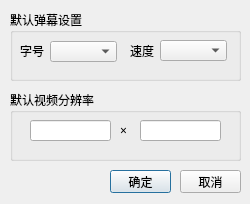
<?xml version="1.0" encoding="UTF-8"?>
<ui version="4.0">
 <class>Dialog_barrage_options</class>
 <widget class="QDialog" name="Dialog_barrage_options">
  <property name="geometry">
   <rect>
    <x>0</x>
    <y>0</y>
    <width>250</width>
    <height>204</height>
   </rect>
  </property>
  <property name="windowTitle">
   <string>弹幕首选项</string>
  </property>
  <widget class="QGroupBox" name="groupBox_barrageSettings">
   <property name="geometry">
    <rect>
     <x>10</x>
     <y>10</y>
     <width>231</width>
     <height>71</height>
    </rect>
   </property>
   <property name="font">
    <font>
     <family>微软雅黑</family>
    </font>
   </property>
   <property name="title">
    <string>默认弹幕设置</string>
   </property>
   <widget class="QLabel" name="label_textSize">
    <property name="geometry">
     <rect>
      <x>10</x>
      <y>30</y>
      <width>31</width>
      <height>21</height>
     </rect>
    </property>
    <property name="text">
     <string>字号</string>
    </property>
   </widget>
   <widget class="QComboBox" name="comboBox_textSize">
    <property name="geometry">
     <rect>
      <x>40</x>
      <y>31</y>
      <width>67</width>
      <height>21</height>
     </rect>
    </property>
   </widget>
   <widget class="QLabel" name="label_textSpeed">
    <property name="geometry">
     <rect>
      <x>120</x>
      <y>30</y>
      <width>31</width>
      <height>21</height>
     </rect>
    </property>
    <property name="text">
     <string>速度</string>
    </property>
   </widget>
   <widget class="QComboBox" name="comboBox_textSpeed">
    <property name="geometry">
     <rect>
      <x>150</x>
      <y>30</y>
      <width>67</width>
      <height>21</height>
     </rect>
    </property>
   </widget>
  </widget>
  <widget class="QGroupBox" name="groupBox_PlayRes">
   <property name="geometry">
    <rect>
     <x>10</x>
     <y>90</y>
     <width>231</width>
     <height>71</height>
    </rect>
   </property>
   <property name="font">
    <font>
     <family>微软雅黑</family>
    </font>
   </property>
   <property name="title">
    <string>默认视频分辨率</string>
   </property>
   <widget class="QLabel" name="label_X">
    <property name="geometry">
     <rect>
      <x>110</x>
      <y>30</y>
      <width>16</width>
      <height>21</height>
     </rect>
    </property>
    <property name="font">
     <font>
      <family>宋体</family>
     </font>
    </property>
    <property name="text">
     <string>×</string>
    </property>
   </widget>
   <widget class="QLineEdit" name="lineEdit_PlayResX">
    <property name="geometry">
     <rect>
      <x>20</x>
      <y>30</y>
      <width>81</width>
      <height>21</height>
     </rect>
    </property>
   </widget>
   <widget class="QLineEdit" name="lineEdit_PlayResY">
    <property name="geometry">
     <rect>
      <x>130</x>
      <y>30</y>
      <width>81</width>
      <height>21</height>
     </rect>
    </property>
   </widget>
  </widget>
  <widget class="QPushButton" name="pushButton_confirm">
   <property name="geometry">
    <rect>
     <x>110</x>
     <y>170</y>
     <width>61</width>
     <height>23</height>
    </rect>
   </property>
   <property name="font">
    <font>
     <family>微软雅黑</family>
    </font>
   </property>
   <property name="text">
    <string>确定</string>
   </property>
  </widget>
  <widget class="QPushButton" name="pushButton_cancel">
   <property name="geometry">
    <rect>
     <x>180</x>
     <y>170</y>
     <width>61</width>
     <height>23</height>
    </rect>
   </property>
   <property name="font">
    <font>
     <family>微软雅黑</family>
    </font>
   </property>
   <property name="text">
    <string>取消</string>
   </property>
  </widget>
 </widget>
 <resources/>
 <connections/>
</ui>
